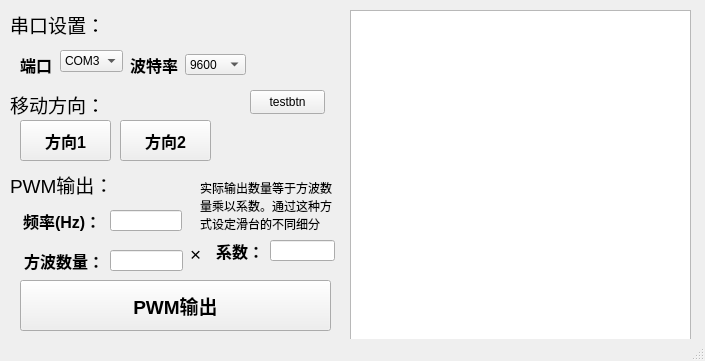
<?xml version="1.0" encoding="UTF-8"?>
<ui version="4.0">
 <class>MainWindow</class>
 <widget class="QMainWindow" name="MainWindow">
  <property name="geometry">
   <rect>
    <x>0</x>
    <y>0</y>
    <width>705</width>
    <height>361</height>
   </rect>
  </property>
  <property name="windowTitle">
   <string>MainWindow</string>
  </property>
  <widget class="QWidget" name="centralwidget">
   <widget class="QLabel" name="label_3">
    <property name="geometry">
     <rect>
      <x>10</x>
      <y>170</y>
      <width>101</width>
      <height>29</height>
     </rect>
    </property>
    <property name="font">
     <font>
      <pointsize>14</pointsize>
      <bold>false</bold>
     </font>
    </property>
    <property name="text">
     <string>PWM输出：</string>
    </property>
   </widget>
   <widget class="QLabel" name="label_4">
    <property name="geometry">
     <rect>
      <x>10</x>
      <y>10</y>
      <width>101</width>
      <height>29</height>
     </rect>
    </property>
    <property name="font">
     <font>
      <pointsize>14</pointsize>
      <bold>false</bold>
     </font>
    </property>
    <property name="text">
     <string>串口设置：</string>
    </property>
   </widget>
   <widget class="QLabel" name="label_7">
    <property name="geometry">
     <rect>
      <x>190</x>
      <y>240</y>
      <width>21</width>
      <height>29</height>
     </rect>
    </property>
    <property name="font">
     <font>
      <pointsize>14</pointsize>
      <bold>false</bold>
     </font>
    </property>
    <property name="text">
     <string>×</string>
    </property>
   </widget>
   <widget class="QLabel" name="label_9">
    <property name="geometry">
     <rect>
      <x>10</x>
      <y>90</y>
      <width>101</width>
      <height>29</height>
     </rect>
    </property>
    <property name="font">
     <font>
      <pointsize>14</pointsize>
      <bold>false</bold>
     </font>
    </property>
    <property name="text">
     <string>移动方向：</string>
    </property>
   </widget>
   <widget class="QPushButton" name="dir1btn">
    <property name="geometry">
     <rect>
      <x>20</x>
      <y>120</y>
      <width>91</width>
      <height>41</height>
     </rect>
    </property>
    <property name="font">
     <font>
      <pointsize>12</pointsize>
      <bold>true</bold>
     </font>
    </property>
    <property name="text">
     <string>方向1</string>
    </property>
   </widget>
   <widget class="QPushButton" name="dir2btn">
    <property name="geometry">
     <rect>
      <x>120</x>
      <y>120</y>
      <width>91</width>
      <height>41</height>
     </rect>
    </property>
    <property name="font">
     <font>
      <pointsize>12</pointsize>
      <bold>true</bold>
     </font>
    </property>
    <property name="text">
     <string>方向2</string>
    </property>
   </widget>
   <widget class="QPushButton" name="outputbtn">
    <property name="geometry">
     <rect>
      <x>20</x>
      <y>280</y>
      <width>311</width>
      <height>51</height>
     </rect>
    </property>
    <property name="font">
     <font>
      <pointsize>14</pointsize>
      <bold>true</bold>
     </font>
    </property>
    <property name="text">
     <string>PWM输出</string>
    </property>
   </widget>
   <widget class="QLabel" name="label_10">
    <property name="geometry">
     <rect>
      <x>200</x>
      <y>180</y>
      <width>141</width>
      <height>51</height>
     </rect>
    </property>
    <property name="text">
     <string>实际输出数量等于方波数量乘以系数。通过这种方式设定滑台的不同细分</string>
    </property>
    <property name="scaledContents">
     <bool>false</bool>
    </property>
    <property name="wordWrap">
     <bool>true</bool>
    </property>
   </widget>
   <widget class="QListWidget" name="lstwidget">
    <property name="geometry">
     <rect>
      <x>350</x>
      <y>10</y>
      <width>341</width>
      <height>331</height>
     </rect>
    </property>
   </widget>
   <widget class="QComboBox" name="baudbox">
    <property name="geometry">
     <rect>
      <x>185</x>
      <y>54</y>
      <width>61</width>
      <height>21</height>
     </rect>
    </property>
    <item>
     <property name="text">
      <string>9600</string>
     </property>
    </item>
   </widget>
   <widget class="QLabel" name="label_2">
    <property name="geometry">
     <rect>
      <x>130</x>
      <y>50</y>
      <width>51</width>
      <height>29</height>
     </rect>
    </property>
    <property name="font">
     <font>
      <pointsize>12</pointsize>
      <bold>true</bold>
     </font>
    </property>
    <property name="text">
     <string>波特率</string>
    </property>
   </widget>
   <widget class="QComboBox" name="portbox">
    <property name="geometry">
     <rect>
      <x>60</x>
      <y>50</y>
      <width>63</width>
      <height>22</height>
     </rect>
    </property>
    <item>
     <property name="text">
      <string>COM3</string>
     </property>
    </item>
    <item>
     <property name="text">
      <string>COM4</string>
     </property>
    </item>
    <item>
     <property name="text">
      <string>COM5</string>
     </property>
    </item>
    <item>
     <property name="text">
      <string>COM6</string>
     </property>
    </item>
    <item>
     <property name="text">
      <string>COM7</string>
     </property>
    </item>
    <item>
     <property name="text">
      <string>COM8</string>
     </property>
    </item>
    <item>
     <property name="text">
      <string>COM9</string>
     </property>
    </item>
   </widget>
   <widget class="QLabel" name="label_5">
    <property name="geometry">
     <rect>
      <x>23</x>
      <y>206</y>
      <width>81</width>
      <height>29</height>
     </rect>
    </property>
    <property name="font">
     <font>
      <pointsize>12</pointsize>
      <bold>true</bold>
     </font>
    </property>
    <property name="text">
     <string>频率(Hz)：</string>
    </property>
   </widget>
   <widget class="QLineEdit" name="freq">
    <property name="geometry">
     <rect>
      <x>110</x>
      <y>210</y>
      <width>72</width>
      <height>21</height>
     </rect>
    </property>
   </widget>
   <widget class="QLabel" name="label_6">
    <property name="geometry">
     <rect>
      <x>24</x>
      <y>246</y>
      <width>80</width>
      <height>29</height>
     </rect>
    </property>
    <property name="font">
     <font>
      <pointsize>12</pointsize>
      <bold>true</bold>
     </font>
    </property>
    <property name="text">
     <string>方波数量：</string>
    </property>
   </widget>
   <widget class="QLineEdit" name="number">
    <property name="geometry">
     <rect>
      <x>110</x>
      <y>250</y>
      <width>73</width>
      <height>21</height>
     </rect>
    </property>
   </widget>
   <widget class="QLabel" name="label_8">
    <property name="geometry">
     <rect>
      <x>216</x>
      <y>236</y>
      <width>48</width>
      <height>29</height>
     </rect>
    </property>
    <property name="font">
     <font>
      <pointsize>12</pointsize>
      <bold>true</bold>
     </font>
    </property>
    <property name="text">
     <string>系数：</string>
    </property>
   </widget>
   <widget class="QLineEdit" name="coeff">
    <property name="geometry">
     <rect>
      <x>270</x>
      <y>240</y>
      <width>65</width>
      <height>21</height>
     </rect>
    </property>
   </widget>
   <widget class="QLabel" name="label_11">
    <property name="geometry">
     <rect>
      <x>20</x>
      <y>50</y>
      <width>31</width>
      <height>29</height>
     </rect>
    </property>
    <property name="font">
     <font>
      <pointsize>12</pointsize>
      <bold>true</bold>
     </font>
    </property>
    <property name="text">
     <string>端口</string>
    </property>
   </widget>
   <widget class="QPushButton" name="testbtn">
    <property name="geometry">
     <rect>
      <x>250</x>
      <y>90</y>
      <width>75</width>
      <height>24</height>
     </rect>
    </property>
    <property name="text">
     <string>testbtn</string>
    </property>
   </widget>
  </widget>
  <widget class="QStatusBar" name="statusbar"/>
 </widget>
 <resources/>
 <connections/>
</ui>
